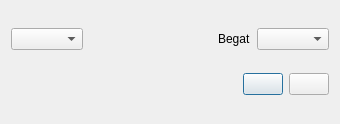
<?xml version="1.0" encoding="UTF-8"?>
<ui version="4.0">
 <class>ancestorDialog</class>
 <widget class="QDialog" name="ancestorDialog">
  <property name="geometry">
   <rect>
    <x>0</x>
    <y>0</y>
    <width>340</width>
    <height>124</height>
   </rect>
  </property>
  <property name="windowTitle">
   <string>Dialog</string>
  </property>
  <layout class="QHBoxLayout" name="horizontalLayout_3">
   <item>
    <layout class="QVBoxLayout" name="verticalLayout">
     <item>
      <layout class="QHBoxLayout" name="horizontalLayout">
       <item>
        <widget class="QComboBox" name="comboBox_descendant">
         <property name="sizeAdjustPolicy">
          <enum>QComboBox::AdjustToContents</enum>
         </property>
        </widget>
       </item>
       <item>
        <spacer name="horizontalSpacer">
         <property name="orientation">
          <enum>Qt::Horizontal</enum>
         </property>
         <property name="sizeHint" stdset="0">
          <size>
           <width>40</width>
           <height>20</height>
          </size>
         </property>
        </spacer>
       </item>
       <item>
        <widget class="QLabel" name="label_descendant">
         <property name="text">
          <string>Begat</string>
         </property>
        </widget>
       </item>
       <item>
        <widget class="QComboBox" name="comboBox_ancestor">
         <property name="sizeAdjustPolicy">
          <enum>QComboBox::AdjustToContents</enum>
         </property>
        </widget>
       </item>
      </layout>
     </item>
     <item>
      <layout class="QHBoxLayout" name="horizontalLayout_2">
       <item>
        <spacer name="horizontalSpacer_3">
         <property name="orientation">
          <enum>Qt::Horizontal</enum>
         </property>
         <property name="sizeHint" stdset="0">
          <size>
           <width>40</width>
           <height>20</height>
          </size>
         </property>
        </spacer>
       </item>
       <item>
        <widget class="QPushButton" name="pushButton_apply">
         <property name="toolTip">
          <string>Save changes</string>
         </property>
         <property name="text">
          <string/>
         </property>
         <property name="icon">
          <iconset resource="../brewtarget.qrc">
           <normaloff>:/images/filesave.svg</normaloff>:/images/filesave.svg</iconset>
         </property>
        </widget>
       </item>
       <item>
        <widget class="QPushButton" name="pushButton_close">
         <property name="toolTip">
          <string>Discard and close</string>
         </property>
         <property name="text">
          <string/>
         </property>
         <property name="icon">
          <iconset resource="../brewtarget.qrc">
           <normaloff>:/images/exit.svg</normaloff>:/images/exit.svg</iconset>
         </property>
        </widget>
       </item>
      </layout>
     </item>
    </layout>
   </item>
  </layout>
 </widget>
 <resources>
  <include location="../brewtarget.qrc"/>
 </resources>
 <connections/>
</ui>
